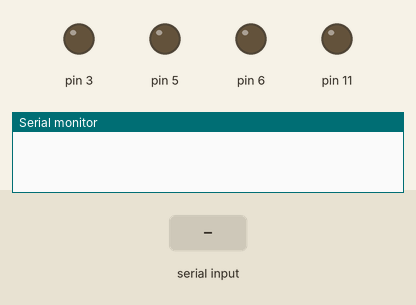
Simulated run of this sketch. Board: Arduino Uno, built with avr-gcc and run on an emulated ATmega328P. On the bench: output pins drawn as LEDs (lit = HIGH), the last lines printed to the serial monitor. The test bench sets the inputs (shaded band).

Above: at 1.2 s.
1.3 s: "F" received over Serial
At 1.7 s:
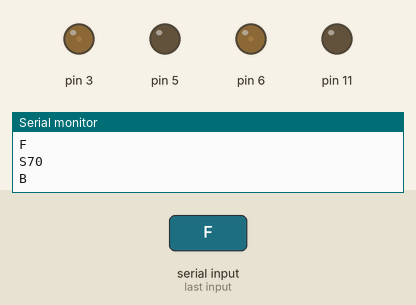
2.8 s: "G" received over Serial
At 4.0 s:
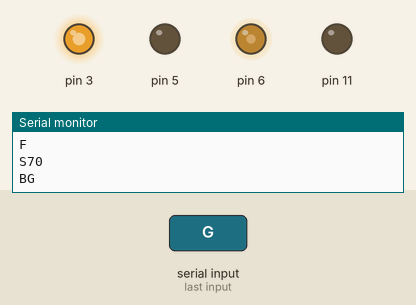
4.3 s: "I" received over Serial
At 5.2 s:
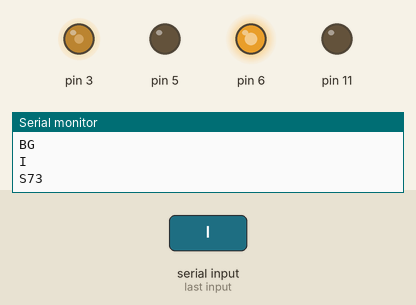
5.8 s: "H" received over Serial
At 6.3 s:
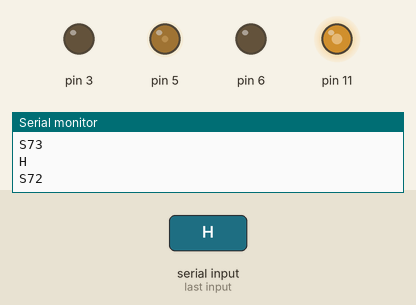
7.3 s: "J" received over Serial
At 8.5 s:
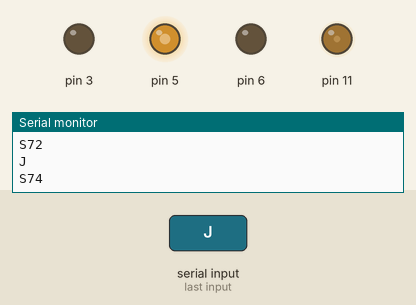
8.8 s: "R" received over Serial
At 9.8 s:
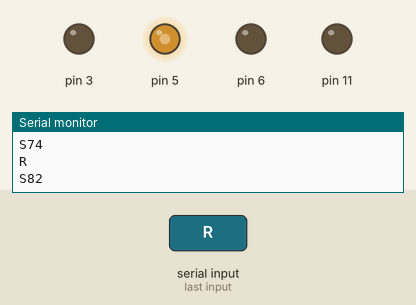
Timing chart, 0 to 11.3 s (numbered marks = the images above; inputs shaded):
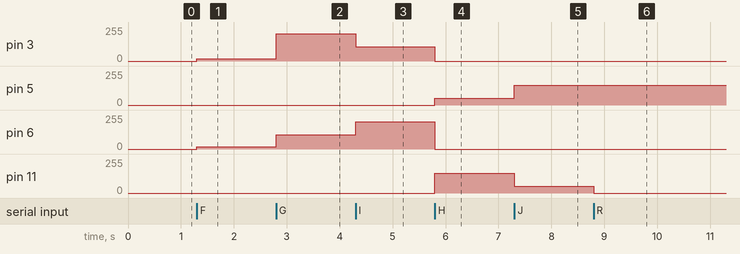

Measured:
- after the input at 1.3 s, pin 3, pin 6: 0/255 → 16/255 at once
- after the input at 2.8 s, pin 3: 16/255 → 206/255 at once; pin 6: 16/255 → 106/255 at once
- after the input at 4.3 s, pin 3: 206/255 → 106/255 at once; pin 6: 106/255 → 206/255 at once
- after the input at 5.8 s, pin 3: 106/255 → 0/255 at once; pin 5: 0/255 → 50/255 at once; pin 6: 206/255 → 0/255 at once; pin 11: 0/255 → 150/255 at once
- after the input at 7.3 s, pin 5: 50/255 → 150/255 at once; pin 11: 150/255 → 50/255 at once
- after the input at 8.8 s, pin 11: 50/255 → 0/255 at once

The sketch:

v2.ino
```cpp
char income_symbol;

void back(){
 pinMode(3,INPUT);
 pinMode(6,INPUT);
 pinMode(5,OUTPUT);
 pinMode(11,OUTPUT);
 Serial.print("F");
 int value=0;
 while(value!=255){
  analogWrite(3,value);
  analogWrite(6,value);
  value+=15;
  }
}

void front(){
 pinMode(6,OUTPUT);
 pinMode(3,OUTPUT);
 pinMode(5,INPUT);
 pinMode(11,INPUT);
 Serial.print("B");
 int value = 0;
 while(value!=-255){
  analogWrite(3,value);
  analogWrite(6,value);
  value -= 15;
  }
}

void stop(){
  Serial.print("S");
  Serial.println(income_symbol, 1); // печатает в консоль символ
  analogWrite(3,0);
  analogWrite(6,0);
  analogWrite(5,0);
  analogWrite(11,0);
}

void rightback(){
  pinMode(6,INPUT);
  pinMode(3,INPUT);
  pinMode(5,OUTPUT);
  pinMode(11,OUTPUT);
  analogWrite(5,150);
  analogWrite(11,50);
}

void leftback(){
  pinMode(3,INPUT);
  pinMode(6,INPUT);
  pinMode(5,OUTPUT);
  pinMode(11,OUTPUT);
  analogWrite(5,50);
  analogWrite(11,150);
}

void leftfront(){
  pinMode(5,INPUT);
  pinMode(11,INPUT);
  pinMode(6,OUTPUT);
  pinMode(3,OUTPUT);
  analogWrite(6,-150);
  analogWrite(3,-50);
}

void rightfront(){
  pinMode(5,INPUT);
  pinMode(11,INPUT);
  pinMode(6,OUTPUT);
  pinMode(3,OUTPUT);
  analogWrite(3,-150);
  analogWrite(6,-50);
}

void razvorotR(){
  pinMode(11,INPUT);
  pinMode(5,INPUT);
  analogWrite(11,0);
  analogWrite(5,150);
}

void razvorotL(){
  pinMode(5,INPUT);
  pinMode(11,INPUT);
  analogWrite(5,0);
  analogWrite(11,150);
}

void setup() {
  Serial.begin(19200);
}

void loop(){
if (Serial.available()>0)
 {
  income_symbol = Serial.read();
  Serial.println(income_symbol);
  switch (income_symbol)
  {
    case 'F': // Движение вперед
      stop();
      front();
      break;
    case 'B': // Движение назад
      stop();
      back();
      break;
    case 'G': // Движение налево вперед
      leftfront();
      break;
    case 'S': // Стоп
      stop();
      break;
    case 'I': // Движение вперед направо
      stop();
      rightfront();
      break;
    case 'H': // Движение назад налево
      stop();
      leftback();
      break;
    case 'J': // Движение назад направо
      stop();
      rightback();
      break;
    case 'R': // Разворот направо
      stop();
      razvorotR();
      break;
    case 'L': // Разворот налево
      stop();
      razvorotL();
      break;
   }
  }
}
```
